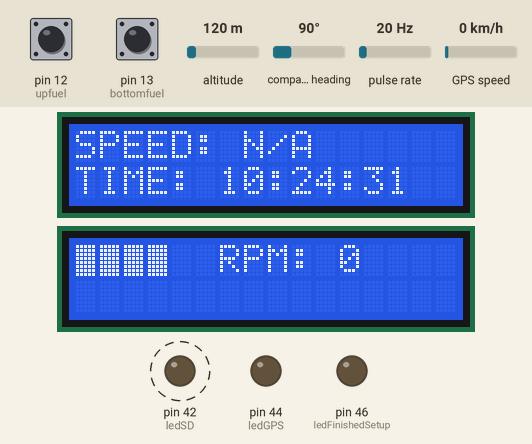
This sketch was run on a simulated Arduino Mega 2560, built for the host (arithmetic inside an expression is 32-bit, double 64-bit). On the bench: 2 × 16×2 character LCD, output pins drawn as LEDs (lit = HIGH). Wiring (inferred from the names in the program): pulse sensor: data pin 2. Dashed ring = blinking. The inputs (shaded band) are chosen by the test bench; at power-on: pulse rate 20 Hz, pin 13 (bottomfuel) HIGH, pin 12 (upfuel) HIGH, GPS speed 0 km/h, altitude 120 m, compass heading 90°. Storage starts empty; the GPS gets a fix after 3 s at 37.7749, -122.4194 with 8 satellites; what the sketch prints to the serial monitor is not drawn.

Above: at 2.0 s.
2.1 s: pulse rate (sensor on pin 2) set to 150 Hz
At 3.89 s:
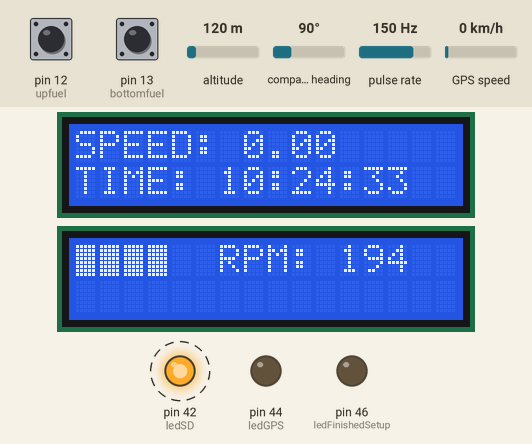
5.9 s: pin 13 (bottomfuel) pulled LOW for 3.2 s
At 7.1 s:
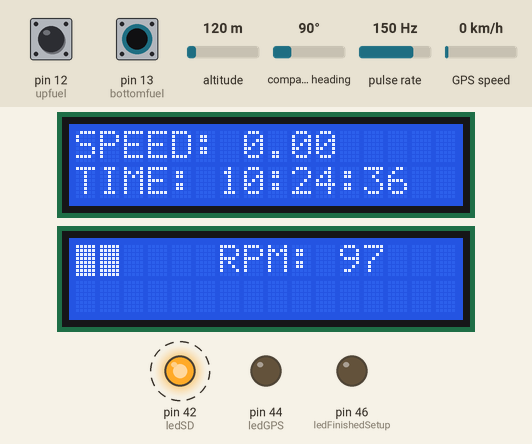
9.7 s: pin 12 (upfuel) pulled LOW for 1 s
At 10.01 s:
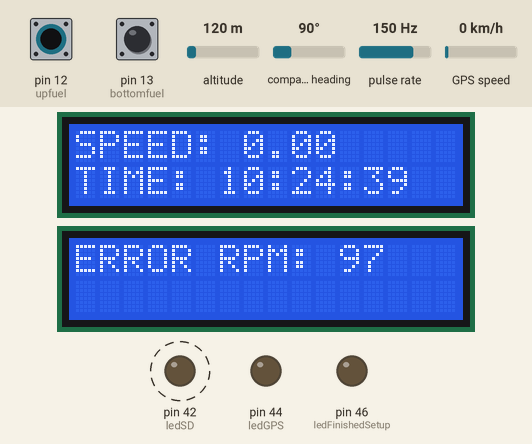
15.1 s: GPS speed set to 118 km/h
At 15.83 s:
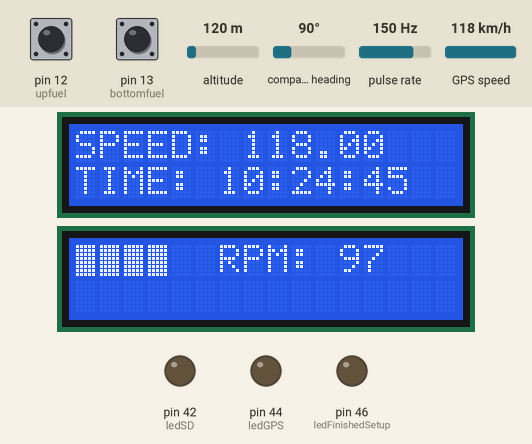
19.5 s: pulse rate (sensor on pin 2) set to 0 Hz
At 21.1 s:
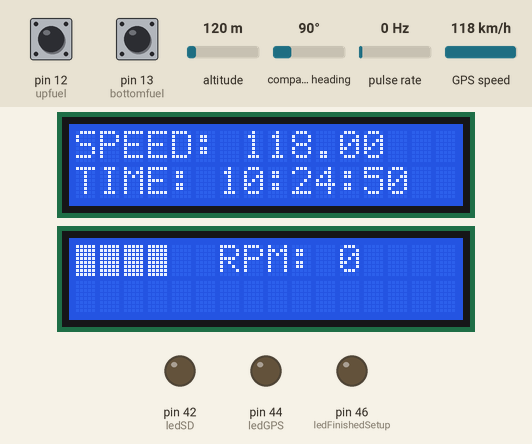
23.9 s: GPS speed set to 11 km/h
At 25.6 s:
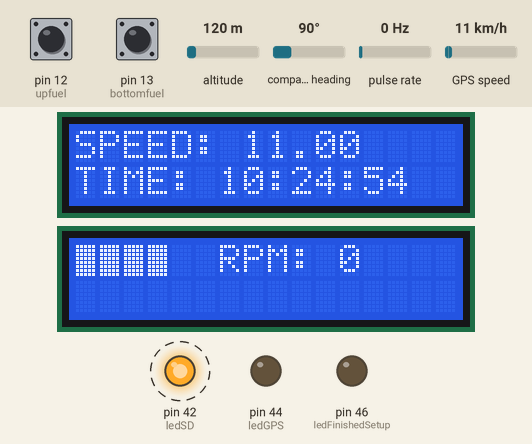
28.3 s: GPS speed set to 8 km/h
Timing chart, 0 to 33.7 s (numbered marks = the images above; inputs shaded):
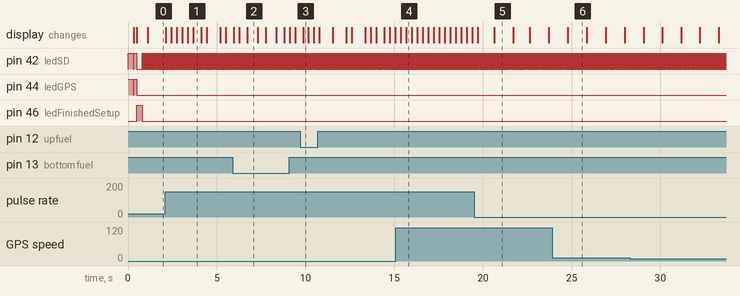

The sketch:

bajaCode.ino
```cpp
// BAJA TEST CODE REV. 10: 28/12/2020
// CONTAINS GPS, SD, LCD, and GasLevel code
// Updates code to be in the system of "Gather, Display, Store". Further documentation found above each section. -Juan
#define gpsPort Serial1
#define GPS_PORT_NAME "Serial1"
#define DEBUG_PORT Serial

// LIBRARY INCLUSION
#include <SD.h>
#include <LiquidCrystal_I2C.h>
#include <SPI.h>
#include <NMEAGPS.h>
#include <string.h>

// INITIALIZING VARIABLES

//  Debug Variables
int ledSD = 42; int ledGPS = 44; int ledFinishedSetup = 46;
bool bledSD, bledGPS, bledFinishedSetup;

//  Fuel Pins
int upfuel = 12; //pin for top fuel tank
int bottomfuel = 13; //pin for bottom fuel tank
bool lastUp = false;
bool lastBottom = false;

//    RPM Variables
int rpmMode = 1; // 1 = IR, 0 = Ind.
int rpmPin = A0; // temp
int rpmPinIR = 2;
int rpmCounter = 0;
int rpmDebug = -1;
unsigned long periodRpm = 0;

//    GPS Variables
const int gpsBaud = 9600;
NMEAGPS gps;
gps_fix fix;
double lat, lon, spd, hed;
int dd, mo, yyyy, hh, mi , ss;

//    SD Variables
File dataFile;

//    LCD Variables
LiquidCrystal_I2C lcd1 = LiquidCrystal_I2C(0x27, 16, 2);
LiquidCrystal_I2C lcd2 = LiquidCrystal_I2C(0x26, 16, 2);
uint8_t testChar[8] = {0xff,0xff,0xff,0xff,0xff,0xff,0xff,0xff}; // Custom char

//    Output Data Variables
String colNames = "Index,RPM,Gas,Latitude,Longitude,Speed,Heading,DDMMYYYYHHMMSS";
unsigned int i = 0;

//    dataOut Struct
int gas;
double rpm;
gps_fix currFix;


// SETUP
void setup() {

  // DEBUG LEDS SETUP
  pinMode(ledGPS, OUTPUT);
  pinMode(ledSD, OUTPUT);
  pinMode(ledFinishedSetup, OUTPUT);

  digitalWrite(ledGPS, HIGH);
  digitalWrite(ledSD, HIGH);

  delay(300);

  digitalWrite(ledGPS, LOW);
  digitalWrite(ledSD, LOW);
  bledGPS = bledSD = false;

  // SD CARD SETUP
  DEBUG_PORT.begin(9600);
  if (!SD.begin(53)) {
    DEBUG_PORT.println("SD DOES NOT WORK!");
  } else {
    DEBUG_PORT.println("SD works!");
  }

  dataFile = SD.open("dataFile.txt", FILE_WRITE);
  if (dataFile) {
    DEBUG_PORT.println("Writing!");
    dataFile.println(colNames);
    dataFile.close();
    DEBUG_PORT.println("Done!");
    bledSD = true;
    digitalWrite(ledSD, HIGH);
  }
  else {
    DEBUG_PORT.println("Error opening file!");
  }

  // GPS SETUP
  gpsPort.begin(gpsBaud);
  bledGPS = true;
  digitalWrite(ledGPS, HIGH);

  // LCD SETUP
  lcd1.init();
  lcd1.backlight();
  lcd1.setCursor(2,0);  lcd1.print("ROUGH RIDER");
  lcd1.setCursor(5,1);  lcd1.print("HUD 1");
  lcd2.init();
  lcd2.createChar(1, testChar);
  lcd2.backlight();
  lcd2.setCursor(2,0);  lcd2.print("ROUGH RIDER");
  lcd2.setCursor(5,1);  lcd2.print("HUD 2");
  DEBUG_PORT.print("Should have printed!");
  lcd1.clear();
  lcd2.clear();

  // GAS SETUP
  pinMode(upfuel, INPUT_PULLUP);
  pinMode(bottomfuel, INPUT_PULLUP);

  // RPM SETUP
  if (rpmMode == 1) {
    pinMode(rpmPinIR, INPUT_PULLUP);
  } else {
    pinMode(rpmPin, INPUT);
  }

  // FINALIZED DEBUG LEDS

  if (bledGPS && bledSD) {
    bledFinishedSetup = true;
    bledGPS = bledSD = false;
    digitalWrite(ledGPS, LOW);
    digitalWrite(ledSD, LOW);
    digitalWrite(ledFinishedSetup, HIGH);
    delay(300);
    digitalWrite(ledFinishedSetup, LOW);
  }

}

//  FUNCTIONS

//  DATA FUNCTIONS:

void gatherData() {
  // gather fuel
  bool top, bot = false;
  top = digitalRead(upfuel);
  bot = digitalRead(bottomfuel);

  if (top == 1 and bot == 1) gas = 2;
  else if (top == 0 and bot == 1) gas = -1;
  else if ((top == 1 and bot == 0)) gas = 1;
  else gas = 0;

  // gather GPS
  while (gps.available(gpsPort)) {
    digitalWrite(ledGPS, HIGH);
    currFix = gps.read();
  }
  lat = (double) currFix.latitudeL()*1e-7d;
  lon = (double) currFix.longitudeL()*1e-7d;
  spd = round(currFix.speed_kph()*100.00d)/100.00d;
  hed = currFix.heading();
  dd = currFix.dateTime.date; mo = currFix.dateTime.month; yyyy = currFix.dateTime.year;
  hh = currFix.dateTime.hours; mi = currFix.dateTime.minutes; ss = currFix.dateTime.seconds;
  digitalWrite(ledGPS, LOW);

  // gather RPM
  if (rpmMode == 1) {
    if (i > 0) {
      rpm = rpmCounter * 1e6 / periodRpm;
    } else rpm = 0;
  } else {
    // TODO: write code for Inductor test
  }
}

void displayData() {
  // display fuel
  lcd1.clear(); lcd2.clear();
  switch (gas) {
    case -1:
      lcd2.setCursor(0, 0); lcd2.print("ERROR");
      break;
    case 0:
      lcd2.setCursor(0, 0);
      lcd2.setCursor(0, 1); lcd2.print("GAS UP BUTTERCUP");
      break;
    case 1:
      for (int i = 0; i < 2; i++) {
        lcd2.setCursor(i, 0); lcd2.write(1);
      }
      break;
    case 2:
      for (int i = 0; i < 4; i++) {
        lcd2.setCursor(i, 0); lcd2.write(1);
      }
      break;
    default: break;
  }

  // display gps data
    // display speed
  if (currFix.valid.speed) {
    lcd1.setCursor(0,0); lcd1.print("SPEED: ");
    lcd1.setCursor(7,0); lcd1.print(spd);
  } else {
    lcd1.setCursor(0,0); lcd1.print("SPEED: ");
    lcd1.setCursor(7,0); lcd1.print("N/A");
  }
    // display time
  if (currFix.valid.date) {
    lcd1.setCursor(0,1);  lcd1.print("TIME: ");
    lcd1.setCursor(6,1);  lcd1.print(hh);
    lcd1.setCursor(8,1);  lcd1.print(":");
    lcd1.setCursor(9,1);  lcd1.print(mi);
    lcd1.setCursor(11,1); lcd1.print(":");
    lcd1.setCursor(12,1); lcd1.print(ss);
  } else {
    lcd1.setCursor(0,1);  lcd1.print("TIME: ");
    lcd1.setCursor(6,1);  lcd1.print("N/A");
  }

  // display RPM
  lcd2.setCursor(6, 0); lcd2.print("RPM: ");
  lcd2.setCursor(11, 0); lcd2.print((int) rpm);
}

void storeData() {

  // Activate dataFile

  digitalWrite(ledSD, HIGH);
  dataFile = SD.open("dataFile.txt", FILE_WRITE);

  if (dataFile) { // Ensure the file is available before writing to it
    // Write index
    dataFile.print(i); dataFile.print(",");

    // Write RPM and Gas

    dataFile.print(rpm); dataFile.print(",");
    dataFile.print(gas); dataFile.print(",");

    // Write location, speed, and heading

    dataFile.print(String(lat, 6)); dataFile.print(",");
    dataFile.print(String(lon, 6)); dataFile.print(",");
    Serial.println(String(lat, 6));
    Serial.println(String(lon, 6));
    dataFile.print(spd); dataFile.print(",");
    dataFile.print(hed); dataFile.print(",");

    // Write datetime

    dataFile.print(dd); dataFile.print(mo); dataFile.print(yyyy);
    dataFile.print(hh); dataFile.print(mi); dataFile.print(ss);

    // Close dataFile to save

    dataFile.print("\n");
    dataFile.close();
    i++;
  }
  digitalWrite(ledSD, LOW);
}


//  rpmCount: [INTERRUPT] adds to rpmCounter every time the interrupt port is RISING
void rpmCount() {
  rpmCounter++;
}

//  LOOP: MAIN FUNCTIONS

void loop() {
  gatherData();
  rpmCounter = 0;
  attachInterrupt(digitalPinToInterrupt(rpmPinIR), rpmCount, RISING);
  periodRpm = micros();
  storeData();
  if (i % 5 == 0) displayData(); // lower refresh rate to increase display stability
  detachInterrupt(digitalPinToInterrupt(rpmPinIR));
  periodRpm = micros() - periodRpm;
  delay(10);

  //// DEPRECATED

  //GPSWrite();
  /* SD TEST CODE
  dataFile = SD.open("newFile.txt", FILE_WRITE);
  dataFile.println(millis());
  dataFile.close();
  */
  //gasDisplay();

  ////
}

/* Deprecated Functions


//    GPSWrite: Writes GPS data to sd card and outputs relevant data to LCD monitors
void GPSWrite() {
  int i = 0;
  while (gps.available(gpsPort)) {
    fix = gps.read();
    dataFile = SD.open("dataFile.txt", FILE_WRITE);
    dataFile.print(i); // print fix index

    if (fix.valid.location) {
      dataFile.print(',');
      dataFile.print(fix.latitude(), 6 );
      dataFile.print(',' );
      dataFile.print(fix.longitude(), 6 );
    }

    if (fix.valid.speed) {
      dataFile.print(',');
      dataFile.print(fix.speed_kph());
      lcd1.setCursor(0,0); lcd1.print("SPEED: ");
      lcd1.setCursor(7,0); lcd1.print(round(fix.speed_kph()*100)/100);
    }

    if (fix.valid.heading) {
      dataFile.print(',');
      dataFile.print(fix.heading());
    }

    if (fix.valid.date) {
      dataFile.print(',');
      dataFile.print(fix.dateTime.day); dataFile.print(fix.dateTime.month); dataFile.print(fix.dateTime.year);
      dataFile.print(fix.dateTime.hours); dataFile.print(fix.dateTime.minutes); dataFile.println(fix.dateTime.seconds);
      lcd1.setCursor(0,1);  lcd1.print("TIME: ");
      lcd1.setCursor(6,1);  lcd1.print(fix.dateTime.hours);
      lcd1.setCursor(8,1);  lcd1.print(":");
      lcd1.setCursor(9,1);  lcd1.print(fix.dateTime.minutes);
      lcd1.setCursor(11,1); lcd1.print(":");
      lcd1.setCursor(12,1); lcd1.print(fix.dateTime.seconds);
    }
    dataFile.close();
    i++;
  }
}

//    gasDisplay: Measures gas levels and outputs them to LCD2
void gasDisplay() {
 //if (digitalRead(upfuel) != lastUp || digitalRead(bottomfuel) != lastBottom) {
    if (digitalRead(upfuel) == LOW && digitalRead(bottomfuel) == LOW) {
     lcd2.setCursor(0,0);
     lcd2.write(1);
     lcd2.setCursor(1,0);
     lcd2.write(1);
     lcd2.setCursor(2,0);
     lcd2.write(1);
     lcd2.setCursor(3,0);
     lcd2.write(1);
     lcd2.setCursor(4,0);
     lcd2.write(1);
     lcd2.setCursor(5,0);
     lcd2.write(1);
     delay(500);
     lcd2.clear();
      //lcd2.setCursor(0,0);
      //lcd2.print(">66%");
      //delay(500);
      //lcd2.clear();

    }

    if (digitalRead(upfuel) == LOW && digitalRead(bottomfuel) == HIGH) {// when gas tank is around half full(between 1/3 abd 2/3 - bottom mag on top off)
     lcd2.setCursor(0,0);
     lcd2.write(1);
     lcd2.setCursor(1,0);
     lcd2.write(1);
     lcd2.setCursor(2,0);
     lcd2.write(1);
     lcd2.setCursor(3,0);
     lcd2.write(1);
     delay(500);
     lcd2.clear();
      //lcd2.setCursor(0,0);
      //lcd2.print(">35%");
      //delay(500);
      //lcd2.clear();
    }

    if (digitalRead(upfuel) == HIGH && digitalRead(bottomfuel) == HIGH)   {//When gas tank is near empty(between 0/3 and 2/3 - both mag sensors off)
     lcd2.setCursor(0,0);
     lcd2.write(1);
     lcd2.setCursor(1,0);
     lcd2.write(1);
     lcd2.setCursor(0,1);
     lcd2.print("GAS UP BUTTERCUP");
     delay(500);
     lcd2.clear();
      //lcd2.print("REFUEL! 1/3 LEFT");
      //delay(500);
      //lcd2.clear();
    }
    DEBUG_PORT.print(digitalRead(upfuel));
    DEBUG_PORT.println(digitalRead(bottomfuel));
  //lastUp = digitalRead(upfuel);
  //lastBottom = digitalRead(bottomfuel);
  //}
}

*/
```

Measured:
- after the input at 5.9 s, the display: first changes after 0.06 s (image 2 shows a later state)
- after the input at 9.7 s, the display: changes after 0.16 s (image 3)
- by itself, pin 42 (ledSD): alternates HIGH for 0.01 s and LOW for 0.01 s
